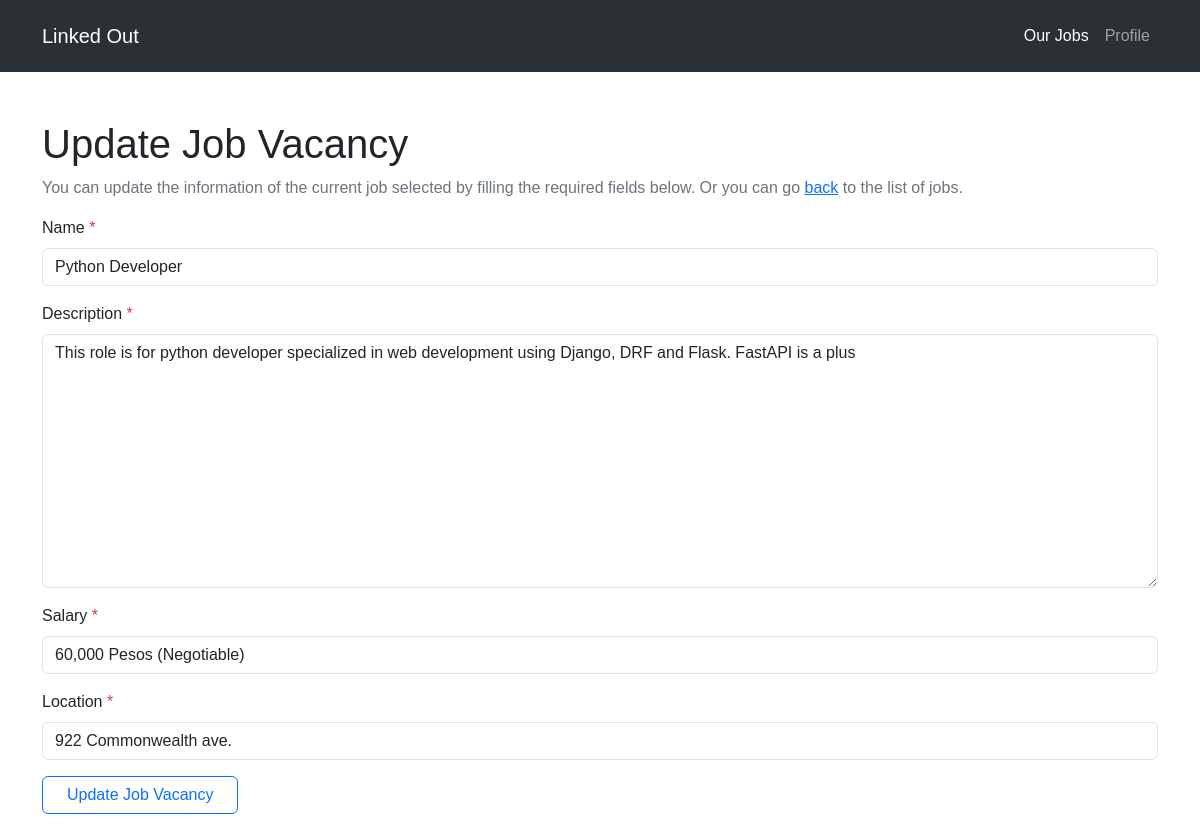
Screenshot of /job-provider/jobs/7/update/ (signed in) with the database file from the repository.
### job_provider/models.py (models this page shows)
class Job(models.Model):
    status_choices = (
        ("activated", "Activated"),
        ("deactivated", "Deactivated"),
    )
    name = models.CharField(max_length=255, null=False, blank=False)
    description = models.TextField(null=False, blank=False)
    salary = models.CharField(max_length=255, null=False, blank=False)
    location = models.CharField(max_length=255, null=False, blank=False)
    applicants = models.ManyToManyField("job_hunter.JobHunter", blank=True)
    status = models.CharField(
        max_length=255,
        choices=status_choices,
        null=True,
        blank=False,
        default="activated",
    )
    created_at = models.DateTimeField(auto_now_add=True)
    updated_at = models.DateTimeField(auto_now=True)

### job_provider/views.py (the view, shortened to what this page needs)
class UpdateJobVacancy(LoginRequiredMixin, UpdateView):
    model = Job
    template_name = "job-provider/job-form.dj.html"
    fields = ["name", "description", "salary", "location"]
    def get_context_data(self, **kwargs):
        context = super().get_context_data(**kwargs)
        context["user_type"] = "job-provider"
        context[
            "page_description"
        ] = f"You can update the information of the current job selected by filling the required fields below. Or you can go <a href='{reverse('provider-job-listing')}'>back</a> to the list of jobs."
        context["add_what"] = "Update Job Vacancy"
        context["page_title"] = "Update Job Vacancy"
        context["action_title"] = "Update Job Vacancy"
        context["action_add_url"] = "#"
        return context
    def get_form(self, form_class=None):
        if form_class is None:
            form_class = self.get_form_class()
        form = super().get_form(form_class)
        form.fields["name"].widget.attrs.update(
            {"class": "form-control", "placeholder": "Enter job title"}
        )
        form.fields["description"].widget.attrs.update(
            {"class": "form-control", "placeholder": "Enter job description"}
        )
        form.fields["salary"].widget.attrs.update(
            {"class": "form-control", "placeholder": "Enter salary"}
        )
        form.fields["location"].widget.attrs.update(
            {"class": "form-control", "placeholder": "Enter location"}
        )
        return form

### templates/job-provider/job-form.dj.html (shortened to what this page needs)
{% extends 'base.html' %}
{% block content %}
<div>
    <h1>
      {{ add_what }}
    </h1>
    <p class="text-secondary">
      {{ page_description|safe }}
    </p>
</div>
<div>
  <div class="row">
    <div class="col-12">
      <form class="" autocomplete="off" method="POST" enctype="multipart/form-data" >
        <div class="row">
          {% for field in form %}
            <div class="col-12 mb-3">
              <label for="{{ field.id }}" class="form-label">
                {{ field.label }}
                <span class="upper text-danger">*</span>
              </label>
              {% if field.field.widget.input_type == "file" %}
              {% if field.name == "resume"%}
              <br>
              <a href="{% if field.value.url %}{{ field.value.url }}{% endif %}" class="btn btn-md btn-primary">Download Resume</a>
              {% else %}
              <input type="file" class="form-control {% if field.errors %}is-invalid{% endif %}" id="{{ field.id }}" name="{{ field.name }}">
              {% if field.value.url %}
              <div style="margin-top: 3px !important; font-size: .8rem">
                Current File: <a href="{{ field.value.url }}" class="mx-2" style="color: blue !important" target="_blank">{{ field.value.name }}</a>
              </div>
              {% endif %}
              {% endif %}
              {% else %}
              {{ field }}
              {% endif %}
            </div>
          {% endfor %}
          <div class="col-12 mb-3">
            {% if action_title %}
            <button type="submit" class="btn btn-outline-primary px-4">
              {{ action_title }}
            </button>
            {% endif %}
          </div>
        </div>
      </form>
    </div>
  </div>
</div>
{% endblock %}

### templates/base.html (style rules this page uses)
* { font-family: Helvetica; }

### rows the page displays
Job: form "Python Developer" "This role is for python developer specialized in web development using Django, DRF and Flask. FastAPI is a plus" "60,000 Pesos (Negotiable)" "922 Commonwealth ave."

### other values shown
{{ add_what }} "Update Job Vacancy"
{{ page_description|safe }} "You can update the information of the current job selected by filling the required fields below. Or you can go back to the list of jobs."
{{ field.label }} "Name" "Description" "Salary" "Location"
{{ action_title }} "Update Job Vacancy"
